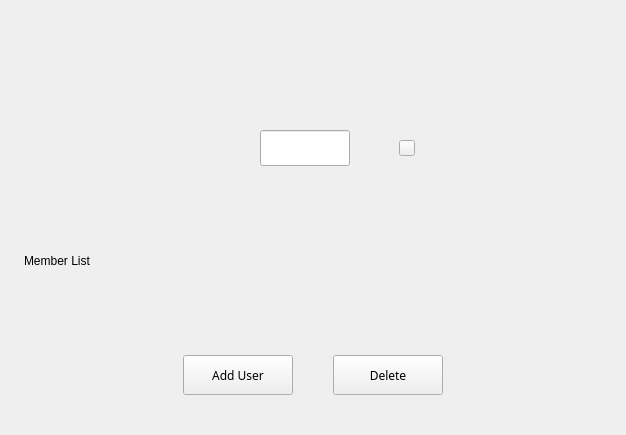
<?xml version="1.0" encoding="UTF-8"?>
<ui version="4.0">
 <class>GroupInfoPage</class>
 <widget class="QWidget" name="GroupInfoPage">
  <property name="geometry">
   <rect>
    <x>0</x>
    <y>0</y>
    <width>626</width>
    <height>435</height>
   </rect>
  </property>
  <property name="windowTitle">
   <string>Form</string>
  </property>
  <layout class="QVBoxLayout" name="verticalLayout">
   <property name="spacing">
    <number>16</number>
   </property>
   <property name="leftMargin">
    <number>24</number>
   </property>
   <property name="topMargin">
    <number>24</number>
   </property>
   <property name="rightMargin">
    <number>24</number>
   </property>
   <property name="bottomMargin">
    <number>40</number>
   </property>
   <item>
    <layout class="QHBoxLayout" name="horizontalLayout_3">
     <property name="spacing">
      <number>0</number>
     </property>
     <item>
      <spacer name="horizontalSpacer_3">
       <property name="orientation">
        <enum>Qt::Horizontal</enum>
       </property>
       <property name="sizeHint" stdset="0">
        <size>
         <width>40</width>
         <height>20</height>
        </size>
       </property>
      </spacer>
     </item>
     <item>
      <widget class="KiranIcon" name="avatar" native="true">
       <property name="sizePolicy">
        <sizepolicy hsizetype="Fixed" vsizetype="Fixed">
         <horstretch>0</horstretch>
         <verstretch>0</verstretch>
        </sizepolicy>
       </property>
       <property name="minimumSize">
        <size>
         <width>90</width>
         <height>90</height>
        </size>
       </property>
       <property name="maximumSize">
        <size>
         <width>90</width>
         <height>90</height>
        </size>
       </property>
      </widget>
     </item>
     <item>
      <spacer name="spacer_8">
       <property name="orientation">
        <enum>Qt::Horizontal</enum>
       </property>
       <property name="sizeHint" stdset="0">
        <size>
         <width>40</width>
         <height>20</height>
        </size>
       </property>
      </spacer>
     </item>
    </layout>
   </item>
   <item>
    <layout class="QHBoxLayout" name="horizontalLayout_2">
     <property name="spacing">
      <number>0</number>
     </property>
     <property name="sizeConstraint">
      <enum>QLayout::SetMinimumSize</enum>
     </property>
     <item>
      <spacer name="horizontalSpacer_2">
       <property name="orientation">
        <enum>Qt::Horizontal</enum>
       </property>
       <property name="sizeHint" stdset="0">
        <size>
         <width>40</width>
         <height>20</height>
        </size>
       </property>
      </spacer>
     </item>
     <item>
      <widget class="QStackedWidget" name="stacked_name_editor">
       <property name="sizePolicy">
        <sizepolicy hsizetype="Minimum" vsizetype="Minimum">
         <horstretch>0</horstretch>
         <verstretch>0</verstretch>
        </sizepolicy>
       </property>
       <property name="minimumSize">
        <size>
         <width>0</width>
         <height>36</height>
        </size>
       </property>
       <property name="maximumSize">
        <size>
         <width>16777215</width>
         <height>36</height>
        </size>
       </property>
       <property name="currentIndex">
        <number>1</number>
       </property>
       <widget class="QWidget" name="widget_2">
        <property name="sizePolicy">
         <sizepolicy hsizetype="Minimum" vsizetype="Minimum">
          <horstretch>0</horstretch>
          <verstretch>0</verstretch>
         </sizepolicy>
        </property>
        <layout class="QHBoxLayout" name="horizontalLayout_6">
         <property name="spacing">
          <number>0</number>
         </property>
         <property name="leftMargin">
          <number>0</number>
         </property>
         <property name="topMargin">
          <number>0</number>
         </property>
         <property name="rightMargin">
          <number>0</number>
         </property>
         <property name="bottomMargin">
          <number>0</number>
         </property>
         <item>
          <widget class="QLabel" name="label_name">
           <property name="sizePolicy">
            <sizepolicy hsizetype="Preferred" vsizetype="Fixed">
             <horstretch>0</horstretch>
             <verstretch>0</verstretch>
            </sizepolicy>
           </property>
           <property name="minimumSize">
            <size>
             <width>90</width>
             <height>36</height>
            </size>
           </property>
           <property name="maximumSize">
            <size>
             <width>90</width>
             <height>36</height>
            </size>
           </property>
           <property name="text">
            <string>Group</string>
           </property>
           <property name="alignment">
            <set>Qt::AlignCenter</set>
           </property>
          </widget>
         </item>
        </layout>
       </widget>
       <widget class="QWidget" name="widget_3">
        <property name="sizePolicy">
         <sizepolicy hsizetype="Minimum" vsizetype="Minimum">
          <horstretch>0</horstretch>
          <verstretch>0</verstretch>
         </sizepolicy>
        </property>
        <layout class="QHBoxLayout" name="horizontalLayout_7">
         <property name="leftMargin">
          <number>0</number>
         </property>
         <property name="topMargin">
          <number>0</number>
         </property>
         <property name="rightMargin">
          <number>0</number>
         </property>
         <property name="bottomMargin">
          <number>0</number>
         </property>
         <item>
          <widget class="QLineEdit" name="edit_name">
           <property name="sizePolicy">
            <sizepolicy hsizetype="Preferred" vsizetype="Fixed">
             <horstretch>0</horstretch>
             <verstretch>0</verstretch>
            </sizepolicy>
           </property>
           <property name="minimumSize">
            <size>
             <width>90</width>
             <height>36</height>
            </size>
           </property>
           <property name="maximumSize">
            <size>
             <width>90</width>
             <height>36</height>
            </size>
           </property>
          </widget>
         </item>
        </layout>
       </widget>
      </widget>
     </item>
     <item>
      <widget class="QPushButton" name="btn_change_name">
       <property name="minimumSize">
        <size>
         <width>16</width>
         <height>16</height>
        </size>
       </property>
       <property name="maximumSize">
        <size>
         <width>16</width>
         <height>16</height>
        </size>
       </property>
      </widget>
     </item>
     <item>
      <spacer name="spacer_6">
       <property name="orientation">
        <enum>Qt::Horizontal</enum>
       </property>
       <property name="sizeHint" stdset="0">
        <size>
         <width>40</width>
         <height>20</height>
        </size>
       </property>
      </spacer>
     </item>
    </layout>
   </item>
   <item>
    <layout class="QVBoxLayout" name="verticalLayout_3">
     <property name="spacing">
      <number>10</number>
     </property>
     <item>
      <widget class="QLabel" name="label_2">
       <property name="text">
        <string>Member List</string>
       </property>
      </widget>
     </item>
     <item>
      <layout class="QVBoxLayout" name="layout_menber_list">
       <property name="spacing">
        <number>0</number>
       </property>
      </layout>
     </item>
    </layout>
   </item>
   <item>
    <layout class="QHBoxLayout" name="horizontalLayout">
     <property name="spacing">
      <number>0</number>
     </property>
     <item>
      <spacer name="horizontalSpacer">
       <property name="orientation">
        <enum>Qt::Horizontal</enum>
       </property>
       <property name="sizeHint" stdset="0">
        <size>
         <width>40</width>
         <height>20</height>
        </size>
       </property>
      </spacer>
     </item>
     <item>
      <widget class="AnimationPushButton" name="btn_add_user">
       <property name="sizePolicy">
        <sizepolicy hsizetype="Fixed" vsizetype="Fixed">
         <horstretch>0</horstretch>
         <verstretch>0</verstretch>
        </sizepolicy>
       </property>
       <property name="minimumSize">
        <size>
         <width>110</width>
         <height>40</height>
        </size>
       </property>
       <property name="maximumSize">
        <size>
         <width>110</width>
         <height>40</height>
        </size>
       </property>
       <property name="font">
        <font>
         <family>Sans Serif</family>
         <pointsize>9</pointsize>
        </font>
       </property>
       <property name="text">
        <string>Add User</string>
       </property>
      </widget>
     </item>
     <item>
      <spacer name="spacer_5">
       <property name="orientation">
        <enum>Qt::Horizontal</enum>
       </property>
       <property name="sizeType">
        <enum>QSizePolicy::Fixed</enum>
       </property>
       <property name="sizeHint" stdset="0">
        <size>
         <width>40</width>
         <height>20</height>
        </size>
       </property>
      </spacer>
     </item>
     <item>
      <widget class="AnimationPushButton" name="btn_delete">
       <property name="sizePolicy">
        <sizepolicy hsizetype="Fixed" vsizetype="Fixed">
         <horstretch>0</horstretch>
         <verstretch>0</verstretch>
        </sizepolicy>
       </property>
       <property name="minimumSize">
        <size>
         <width>110</width>
         <height>40</height>
        </size>
       </property>
       <property name="maximumSize">
        <size>
         <width>110</width>
         <height>40</height>
        </size>
       </property>
       <property name="font">
        <font>
         <family>Sans Serif</family>
         <pointsize>9</pointsize>
        </font>
       </property>
       <property name="text">
        <string>Delete</string>
       </property>
      </widget>
     </item>
     <item>
      <spacer name="spacer_4">
       <property name="orientation">
        <enum>Qt::Horizontal</enum>
       </property>
       <property name="sizeHint" stdset="0">
        <size>
         <width>40</width>
         <height>20</height>
        </size>
       </property>
      </spacer>
     </item>
    </layout>
   </item>
  </layout>
 </widget>
 <customwidgets>
  <customwidget>
   <class>AnimationPushButton</class>
   <extends>QPushButton</extends>
   <header location="global">animation-push-button/animation-push-button.h</header>
  </customwidget>
  <customwidget>
   <class>KiranIcon</class>
   <extends>QWidget</extends>
   <header>kiranwidgets-qt5/kiran-icon.h</header>
   <container>1</container>
  </customwidget>
 </customwidgets>
 <resources/>
 <connections/>
</ui>
